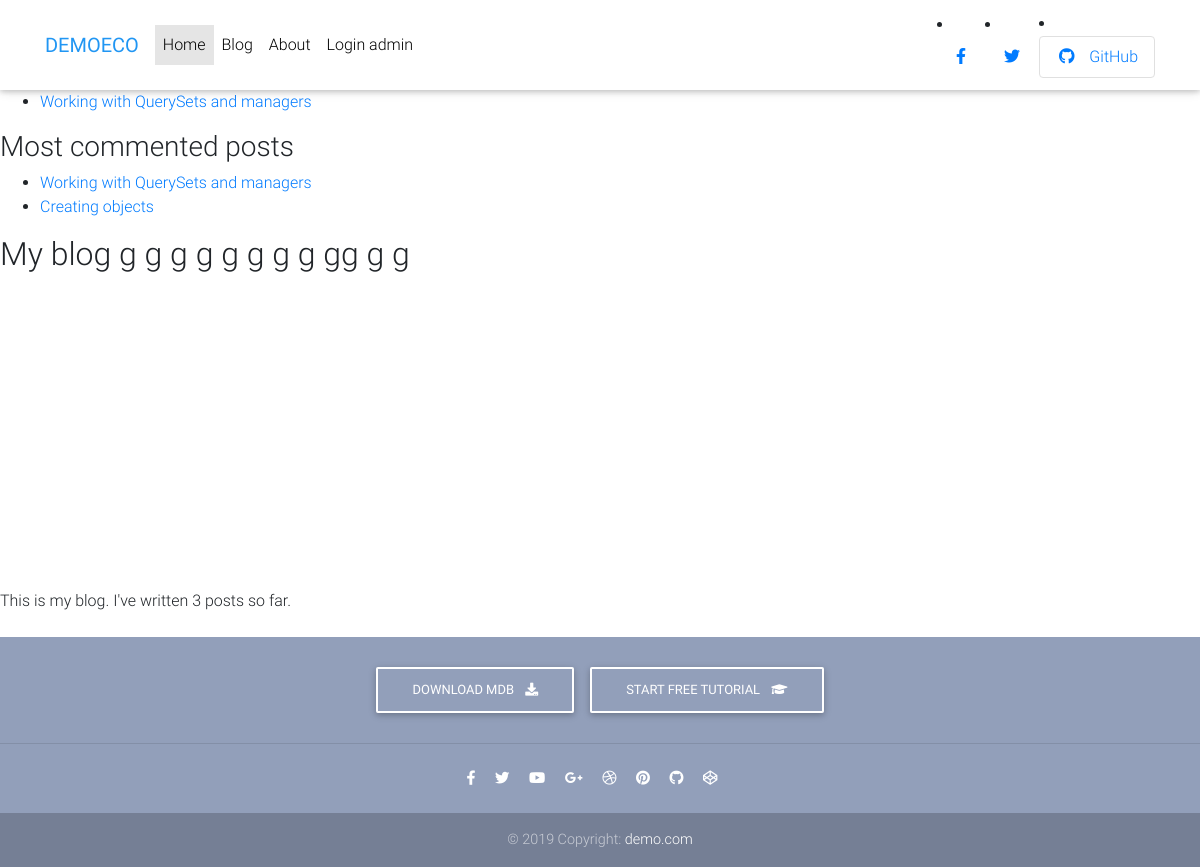
Page /about/ on the earlier database version.
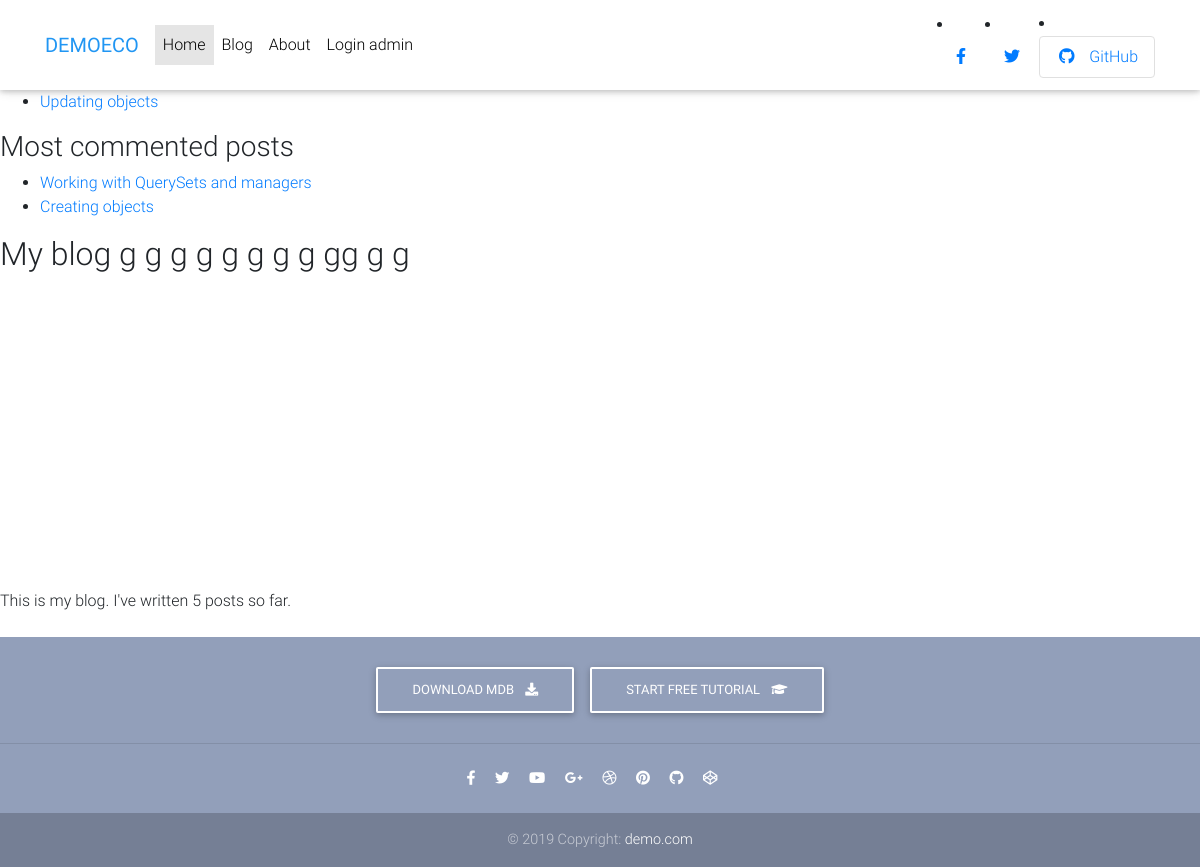
Same page on the later database version.
### blog/models.py (models this page shows, shortened)
class Post(models.Model):
    tags = TaggableManager()
    objects = models.Manager()  # The default manager.
    published = PublishedManager()  # Our custom manager.
    STATUS_CHOICES = (
        ('draft', 'Draft'),
        ('published', 'Published'),
    )
    title = models.CharField(max_length=250)
    slug = models.SlugField(max_length=250,
                            unique_for_date='publish')
    author = models.ForeignKey(User,
                               on_delete=models.CASCADE,
                               related_name='blog_posts')
    body = models.TextField()
    publish = models.DateTimeField(default=timezone.now)
    created = models.DateTimeField(auto_now_add=True)
    updated = models.DateTimeField(auto_now=True)
    status = models.CharField(max_length=10,
                              choices=STATUS_CHOICES,
                              default='draft')
    class Meta:
        ordering = ('-publish',)
    def get_absolute_url(self):
        return reverse('post-detail', kwargs={'pk': self.pk})

### blog/views.py (the view)
# urls.py: path('about/', views.about, name='about'),
def about(request):
    return render(request, 'about.html')

### blog/models.py (called while the page is built)
    def get_queryset(self):
        return super(PublishedManager,
                     self).get_queryset()\
            .filter(status='published')

### blog/templatetags/blog_tags.py (called while the page is built)
@register.simple_tag
def total_posts():
    return Post.published.count()

@register.inclusion_tag('latest_posts.html')
def show_latest_posts(count=3):
    latest_posts = Post.published.order_by('-publish')[:count]
    return {'latest_posts': latest_posts}

@register.simple_tag
def get_most_commented_posts(count=2):
    return Post.published.annotate(
        total_comments=Count('comments')
        ).order_by('-total_comments')[:count]

### templates/about.html
{% extends "base.html" %} {% load static %} {% block content%}
{% load blog_tags %}
<h3>Latest posts</h3>
  {% show_latest_posts 3 %}
<div><h3>Most commented posts</h3>
  {% get_most_commented_posts as most_commented_posts %}
  <ul>
  {% for post in most_commented_posts %}
  <li>
  <a href="{{ post.get_absolute_url }}">{{ post.title }}</a>
  </li>
  {% endfor %}
  </ul></div>
{% endblock content%}

### templates/latest_posts.html
{% load blog_tags %}
<ul>
    {% for post in latest_posts %}
    <li>
    <a href="{{ post.get_absolute_url }}">{{ post.title }}</a>
    </li>
    {% endfor %}
    </ul>

Differences in the rows shown:
no longer on one of the page's lists (row unchanged): Post: title "Working with QuerySets and managers"
now on this page (row edited): Post: title "Updating objects"
Other differences:
text no longer shown: "3"
text now shown: "5"
